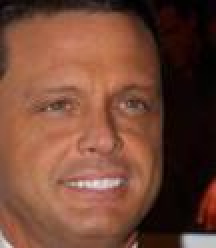
#> input picture PreliminaryTests/ConvertToGrayscale/face1.jpg, 108 x 124 px (shown 2 times larger)
$ python convertToGrayscale.py
#> lines starting #> are read from the running program, lines starting #| are printed output that depends on the picture
import cv2
file_name = 'face1.jpg'
img = cv2.imread(file_name)
#> img is the input picture: shape (124, 108, 3); mean B, G, R 54, 70.9, 114.3
gray_image = cv2.cvtColor(img,cv2.COLOR_BGR2GRAY)
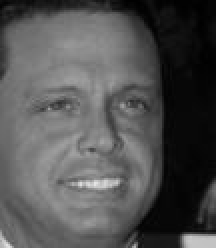
#> gray_image: shape (124, 108) (shown 2 times larger); min 0, max 229, mean 82
#cv2.imwrite("opencv-greyscale.png",gray_image)

cv2.imshow("Original", img)
cv2.imshow("Grayscale", gray_image)
cv2.waitKey(0)
cv2.destroyAllWindows()

$ run again, with PreliminaryTests/ConvertToGrayscale/face2.jpg copied over PreliminaryTests/ConvertToGrayscale/face1.jpg
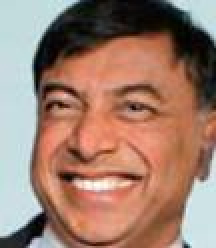
#> input picture PreliminaryTests/ConvertToGrayscale/face2.jpg, 108 x 124 px (shown 2 times larger)
#> img is the input picture: shape (124, 108, 3); mean B, G, R 109.2, 124.6, 157.8
#> `gray_image = cv2.cvtColor(img,cv2.COLOR_BGR2GRAY)`:
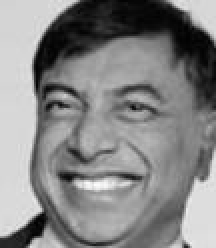
#> gray_image: shape (124, 108) (shown 2 times larger); min 1, max 253, mean 132.8

$ run again, with PreliminaryTests/ConvertToGrayscale/face3.jpg copied over PreliminaryTests/ConvertToGrayscale/face1.jpg
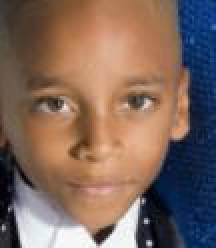
#> input picture PreliminaryTests/ConvertToGrayscale/face3.jpg, 108 x 124 px (shown 2 times larger)
#> img is the input picture: shape (124, 108, 3); mean B, G, R 92.5, 103.4, 127.2
#> `gray_image = cv2.cvtColor(img,cv2.COLOR_BGR2GRAY)`:
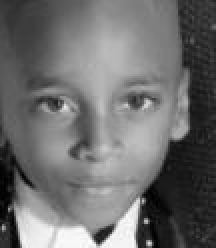
#> gray_image: shape (124, 108) (shown 2 times larger); min 0, max 254, mean 109.3

$ run again, with PreliminaryTests/ConvertToGrayscale/face4.jpg copied over PreliminaryTests/ConvertToGrayscale/face1.jpg
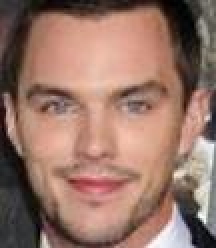
#> input picture PreliminaryTests/ConvertToGrayscale/face4.jpg, 108 x 124 px (shown 2 times larger)
#> img is the input picture: shape (124, 108, 3); mean B, G, R 103, 115.8, 150.2
#> `gray_image = cv2.cvtColor(img,cv2.COLOR_BGR2GRAY)`:
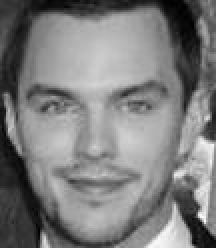
#> gray_image: shape (124, 108) (shown 2 times larger); min 0, max 251, mean 124.6
